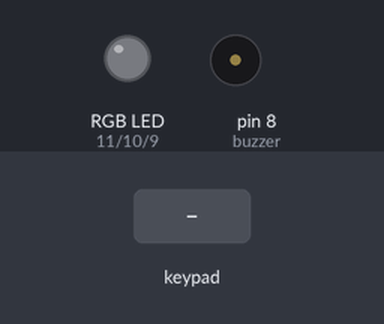
A sketch run on a simulated Arduino Uno, built with avr-gcc and run on an emulated ATmega328P. On the bench: an RGB LED mixed from three pins (HIGH = lit), buzzer (waves = sounding). Dashed ring = blinking. The test bench sets the inputs (shaded band). Dim RGB values are drawn brighter than linear; what the sketch prints to the serial monitor is not drawn.

Above: at 5.2 s.
5.3 s: key '*' pressed
6.8 s: keypad keys 0 0 0 0 pressed 0.4 s apart
At 9.7 s:
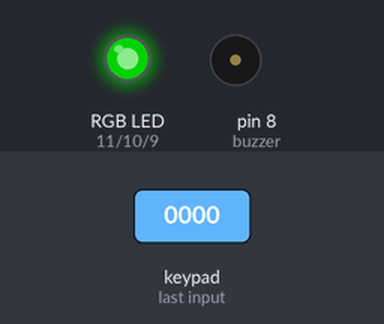
9.9 s: keypad keys 0 0 0 0 # pressed 0.4 s apart
At 11.98 s:
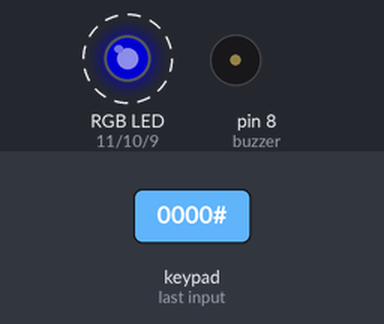
13.4 s: key '1' pressed
At 13.8 s:
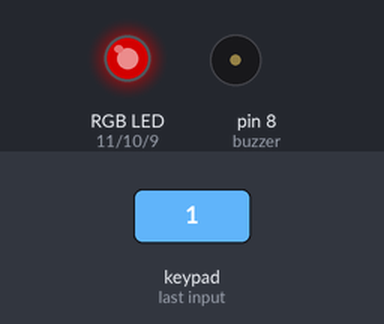
15.0 s: key '#' pressed
At 16.2 s:
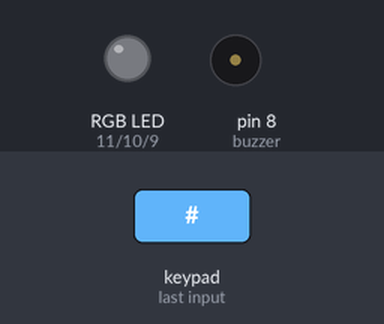
16.5 s: key '2' pressed
At 17.5 s:
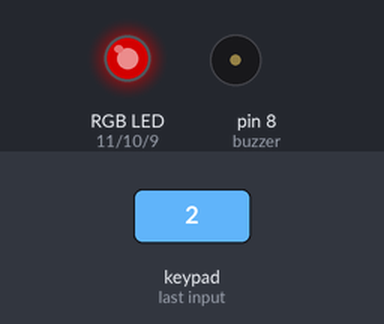
Timing chart, 0 to 19.1 s (numbered marks = the images above; inputs shaded):
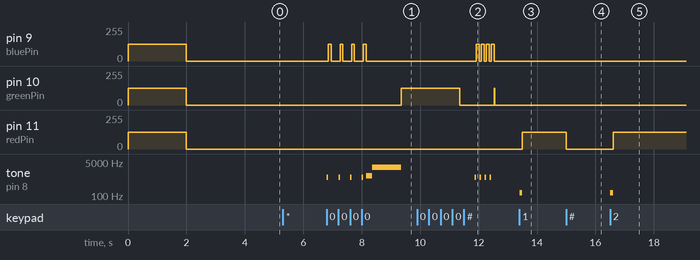

The sketch:

Day14.ino
```cpp
// C++ code

#include <Key.h>
#include <Keypad.h>

int buzzer = 8;   // Sound output pin
int redPin = 11;  // PWM color output pins
int greenPin = 10;
int bluePin = 9;

const byte ROWS = 4;
const byte COLS = 4;
const byte PassLength = 4;   // passwords will be 4 characters long
char currentPassword[PassLength] = {'0','0','0','0'}; // default before setting

byte rowPins[ROWS] = {13, 12, 7, 6};  //  Arduino pins
byte colPins[COLS] = {5, 4, 3, 2};    //  Arduino pins

char buttons[ROWS][COLS] = {
  {'1','2','3','A'},   // 1st row
  {'4','5','6','B'},   // 2nd row
  {'7','8','9','C'},   // 3rd row
  {'*','0','#','D'}    // 4th row
};

Keypad myAwesomePad = Keypad(makeKeymap(buttons), rowPins, colPins, ROWS, COLS);

// custom function to process a login attempt ********************
int unlockMode(){
  char result;

  RGB_color(0,0,0); // turn LED OFF
  Serial.println("Unlock Mode: Type Password to continue");
  delay(500);

  for(int i=0; i<PassLength; i++) {
    while(!(result=myAwesomePad.getKey())) {
      // wait indefinitely for keypad input of any kind
    }
    if(currentPassword[i] != result) { // a wrong key was pressed
      Serial.println("WRONG PASSWORD");
      Serial.println(result);
      playError();
      return -1;                      // -1 means failed - return immediatly
    }
    Serial.print("*"); // Print a phantom character for a successful keystroke
    playInput();
    RGB_color(0,0,125); // flash LED blue
    delay(100);
    RGB_color(0,0,0);
  } // Done after 4 characters are accepted

  Serial.println("");
  Serial.println("Device Successfully Unlocked!");
  playSuccess();
  return 0;     // 0 means succeeded
}


void playSuccess() {
  tone(buzzer, 1000, 200);
  delay(200);
  tone(buzzer, 2700, 1000);
  delay(1000);
  noTone(buzzer);
}

void playError() {
  tone(buzzer, 147, 200);
  delay(100);
  noTone(buzzer);
}

void playInput() {
  tone(buzzer, 880, 200);
  delay(50);
  noTone(buzzer);
}

void RGB_color(int red_value, int green_value, int blue_value) {
  analogWrite(redPin, red_value);
  analogWrite(greenPin, green_value);
  analogWrite(bluePin, blue_value);
}

void setup() {
  pinMode(redPin, OUTPUT);
  pinMode(greenPin, OUTPUT);
  pinMode(bluePin, OUTPUT);

  RGB_color(125, 125, 125);  // set LED to white on startup
  delay(2000);
  RGB_color(0,0,0);

  Serial.begin(9600); // Begin monitoring via the serial monitor
  delay(2000);
  Serial.println("Press * to set a new password. ");
  Serial.println("Press # to access the system with existing one");
}

void loop() {
  char result = myAwesomePad.getKey();

  if(result == '*') { // choice to change password
    int access = unlockMode();

    if(access < 0) {
      Serial.println("Access Denied. Cannot change password without knowing the previous or default password");
      RGB_color(125, 0, 0); // LED to RED
    } else {
      RGB_color(0, 125, 0); // LED to GREEN
      delay(2000);
      RGB_color(0, 0, 0); // ... and OFF again
      Serial.println("Welcome, authorized user. Please enter a new password: ");
      delay(500);

      for(int i=0; i<PassLength; i++) {
        while(!(result = myAwesomePad.getKey())) {
          // wait indefinitely for keypad input of any kind
        }

        currentPassword[i] = result;
        Serial.print("*"); // print a phantom character for a successful keystroke
        playInput();
        RGB_color(0, 0, 125); // flash LED BLUE
        delay(100);
        RGB_color(0, 0, 0);
      } // done after 4 characters are accepted

      Serial.println("");
      Serial.println("Password Successfully Changed!");
      RGB_color(0, 125, 0); // LED to GREEN
    }
  }
  else if(result == '#') { // choice to access system with current password
    int access = unlockMode();
    if(access < 0) {
      Serial.println("Password error. Access Denied.");
      RGB_color(125, 0, 0); // LED to RED
    } else {
      Serial.println("Welcome, authorized user. You may now begin using the system.");
      RGB_color(0, 125, 0); // LED to GREEN
    }
  }
}
```

Measured:
- after the input at 5.3 s, every drawn part: stays the same
- after the input at 6.8 s, pin 9 (bluePin): alternates 125/255 for 0.10 s and 0/255 for 0.30 s, 8 changes in all, then stays 0/255, starting after 0.06 s; pin 10 (greenPin): 0/255 → 125/255 after 2.6 s
- after the input at 9.9 s, pin 9 (bluePin): alternates 125/255 for 0.10 s and 0/255 for 0.07 s, 8 changes in all, then stays 0/255, starting after 2.0 s; tone on pin 8 (buzzer): alternates 880 Hz for 0.05 s and silent for 0.12 s, 8 changes in all, then stays silent, starting after 2.0 s
- after the input at 13.4 s, pin 11 (redPin): 0/255 → 125/255 after 0.10 s; tone on pin 8 (buzzer): silent → 147 Hz at once, → silent 0.10 s later
- after the input at 15.0 s, pin 11 (redPin): 125/255 → 0/255 at once
- after the input at 16.5 s, pin 11 (redPin): 0/255 → 125/255 after 0.11 s; tone on pin 8 (buzzer): silent → 147 Hz at once, → silent 0.10 s later
